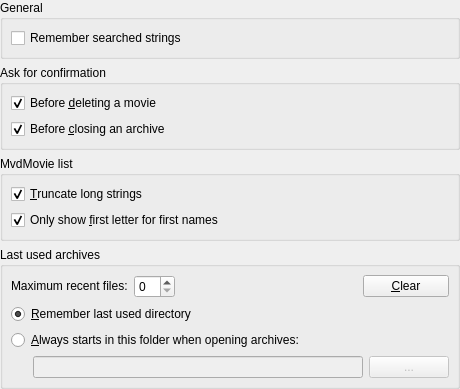
<ui version="4.0" >
 <class>MvdMainSettingsPage</class>
 <widget class="QWidget" name="MvdMainSettingsPage" >
  <property name="geometry" >
   <rect>
    <x>0</x>
    <y>0</y>
    <width>460</width>
    <height>348</height>
   </rect>
  </property>
  <property name="windowTitle" >
   <string>Form</string>
  </property>
  <layout class="QGridLayout" >
   <property name="margin" >
    <number>0</number>
   </property>
   <property name="spacing" >
    <number>6</number>
   </property>
   <item row="4" column="0" >
    <spacer>
     <property name="orientation" >
      <enum>Qt::Vertical</enum>
     </property>
     <property name="sizeHint" >
      <size>
       <width>442</width>
       <height>16</height>
      </size>
     </property>
    </spacer>
   </item>
   <item row="0" column="0" >
    <widget class="QGroupBox" name="mGB_General" >
     <property name="title" >
      <string>General</string>
     </property>
     <layout class="QGridLayout" >
      <property name="margin" >
       <number>8</number>
      </property>
      <property name="spacing" >
       <number>6</number>
      </property>
      <item row="0" column="0" >
       <widget class="QCheckBox" name="mCB_SearchHistory" >
        <property name="text" >
         <string>Remember searched strings</string>
        </property>
       </widget>
      </item>
     </layout>
    </widget>
   </item>
   <item row="2" column="0" >
    <widget class="QGroupBox" name="mGB_MList" >
     <property name="title" >
      <string>MvdMovie list</string>
     </property>
     <layout class="QGridLayout" >
      <property name="margin" >
       <number>8</number>
      </property>
      <property name="spacing" >
       <number>6</number>
      </property>
      <item row="0" column="0" >
       <widget class="QCheckBox" name="mCHB_Truncate" >
        <property name="text" >
         <string>&amp;Truncate long strings</string>
        </property>
        <property name="checked" >
         <bool>true</bool>
        </property>
       </widget>
      </item>
      <item row="1" column="0" >
       <widget class="QCheckBox" name="mCHB_Initials" >
        <property name="text" >
         <string>Only show &amp;first letter for first names</string>
        </property>
        <property name="checked" >
         <bool>true</bool>
        </property>
       </widget>
      </item>
     </layout>
    </widget>
   </item>
   <item row="1" column="0" >
    <widget class="QGroupBox" name="mGB_Confirm" >
     <property name="title" >
      <string>Ask for confirmation</string>
     </property>
     <layout class="QGridLayout" >
      <property name="margin" >
       <number>8</number>
      </property>
      <property name="spacing" >
       <number>6</number>
      </property>
      <item row="1" column="0" >
       <widget class="QCheckBox" name="mCHB_CCloseArchive" >
        <property name="text" >
         <string>Before &amp;closing an archive</string>
        </property>
        <property name="checked" >
         <bool>true</bool>
        </property>
       </widget>
      </item>
      <item row="0" column="0" >
       <widget class="QCheckBox" name="mCHB_CDelMovie" >
        <property name="text" >
         <string>Before &amp;deleting a movie</string>
        </property>
        <property name="checked" >
         <bool>true</bool>
        </property>
       </widget>
      </item>
     </layout>
    </widget>
   </item>
   <item row="3" column="0" >
    <widget class="QGroupBox" name="mGB_MRU" >
     <property name="title" >
      <string>Last used archives</string>
     </property>
     <layout class="QGridLayout" >
      <property name="margin" >
       <number>8</number>
      </property>
      <property name="spacing" >
       <number>6</number>
      </property>
      <item row="3" column="0" >
       <spacer>
        <property name="orientation" >
         <enum>Qt::Horizontal</enum>
        </property>
        <property name="sizeType" >
         <enum>QSizePolicy::Fixed</enum>
        </property>
        <property name="sizeHint" >
         <size>
          <width>16</width>
          <height>20</height>
         </size>
        </property>
       </spacer>
      </item>
      <item row="0" column="3" >
       <spacer>
        <property name="orientation" >
         <enum>Qt::Horizontal</enum>
        </property>
        <property name="sizeHint" >
         <size>
          <width>40</width>
          <height>20</height>
         </size>
        </property>
       </spacer>
      </item>
      <item row="0" column="0" colspan="2" >
       <widget class="QLabel" name="mL_MRUMax" >
        <property name="text" >
         <string>&lt;html>&lt;head>&lt;meta name="qrichtext" content="1" />&lt;/head>&lt;body style=" white-space: pre-wrap; font-family:Sans Serif; font-weight:400; font-style:normal; text-decoration:none;">&lt;p style=" margin-top:0px; margin-bottom:0px; margin-left:0px; margin-right:0px; -qt-block-indent:0; text-indent:0px;">&lt;span style=" font-family:MS Shell Dlg;">Maximum recent files:&lt;/span>&lt;/p>&lt;/body>&lt;/html></string>
        </property>
       </widget>
      </item>
      <item row="0" column="2" >
       <widget class="QSpinBox" name="mSB_MRUMax" />
      </item>
      <item row="0" column="4" colspan="2" >
       <widget class="QPushButton" name="mPB_MRUClear" >
        <property name="text" >
         <string>&amp;Clear</string>
        </property>
       </widget>
      </item>
      <item row="3" column="5" >
       <widget class="QPushButton" name="mPB_LastDir" >
        <property name="enabled" >
         <bool>false</bool>
        </property>
        <property name="text" >
         <string>...</string>
        </property>
       </widget>
      </item>
      <item row="3" column="1" colspan="4" >
       <widget class="QLineEdit" name="mLE_LLastDir" >
        <property name="enabled" >
         <bool>false</bool>
        </property>
       </widget>
      </item>
      <item row="2" column="0" colspan="4" >
       <widget class="QRadioButton" name="mRB_FixedLastDir" >
        <property name="text" >
         <string>&amp;Always starts in this folder when opening archives:</string>
        </property>
       </widget>
      </item>
      <item row="1" column="0" colspan="4" >
       <widget class="QRadioButton" name="mRB_RemLastDir" >
        <property name="text" >
         <string>&amp;Remember last used directory</string>
        </property>
        <property name="checked" >
         <bool>true</bool>
        </property>
       </widget>
      </item>
     </layout>
    </widget>
   </item>
  </layout>
 </widget>
 <tabstops>
  <tabstop>mCB_SearchHistory</tabstop>
  <tabstop>mCHB_CDelMovie</tabstop>
  <tabstop>mCHB_CCloseArchive</tabstop>
  <tabstop>mCHB_Truncate</tabstop>
  <tabstop>mCHB_Initials</tabstop>
  <tabstop>mSB_MRUMax</tabstop>
  <tabstop>mPB_MRUClear</tabstop>
  <tabstop>mRB_RemLastDir</tabstop>
  <tabstop>mRB_FixedLastDir</tabstop>
  <tabstop>mLE_LLastDir</tabstop>
  <tabstop>mPB_LastDir</tabstop>
 </tabstops>
 <resources/>
 <connections/>
</ui>
